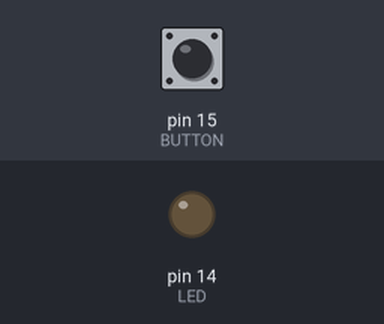
Bench run of a sketch on a simulated Arduino Uno, built with avr-gcc and run on an emulated ATmega328P. Shown: output pins drawn as LEDs (lit = HIGH). Inputs (shaded band) come from the test bench; at power-on: pin 15 (BUTTON) HIGH.

Above: at 1.2 s.
1.3 s: pin 15 (BUTTON) pulled LOW for 0.15 s
At 1.37 s:
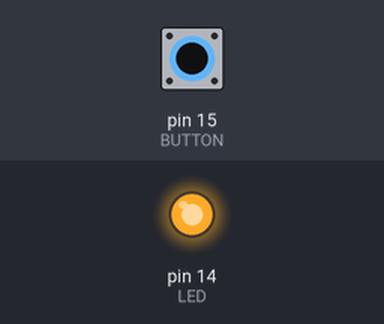
2.9 s: pin 15 (BUTTON) pulled LOW for 3.2 s
At 7.4 s:
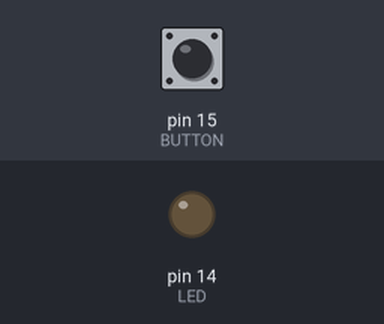
Timing chart, 0 to 8.9 s (numbered marks = the images above; inputs shaded):
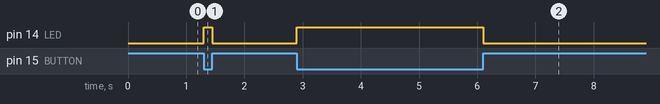

Measured:
- after the input at 1.3 s, pin 14 (LED): LOW → HIGH at once, → LOW 0.15 s later
- after the input at 2.9 s, pin 14 (LED): LOW → HIGH at once, → LOW 3.2 s later

The sketch:

ButtonLED.ino
```cpp
#define LED 14
#define BUTTON 15


void setup() {
    pinMode(LED, OUTPUT);
    pinMode(BUTTON, INPUT_PULLUP);
}

void loop() {
    if (digitalRead(BUTTON) == LOW) {
        digitalWrite(LED, HIGH);
    } else {
        digitalWrite(LED, LOW);
    }
}
```
